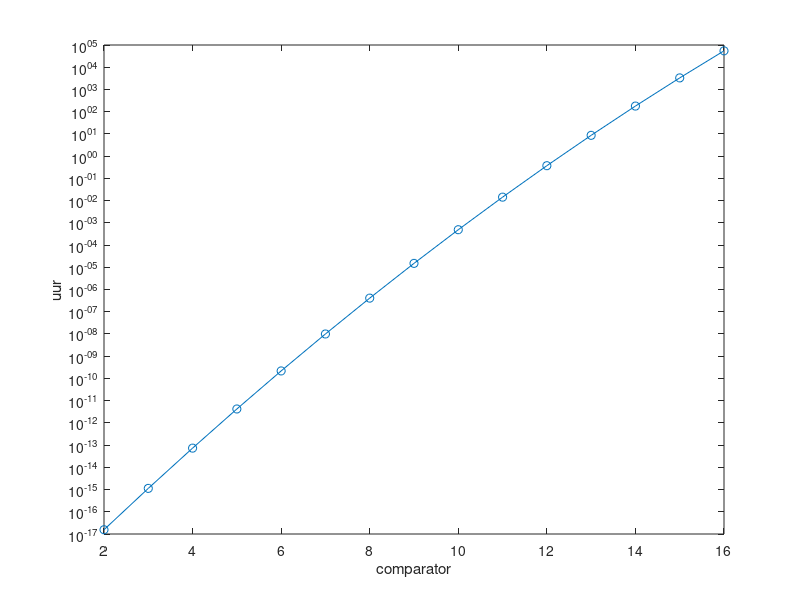
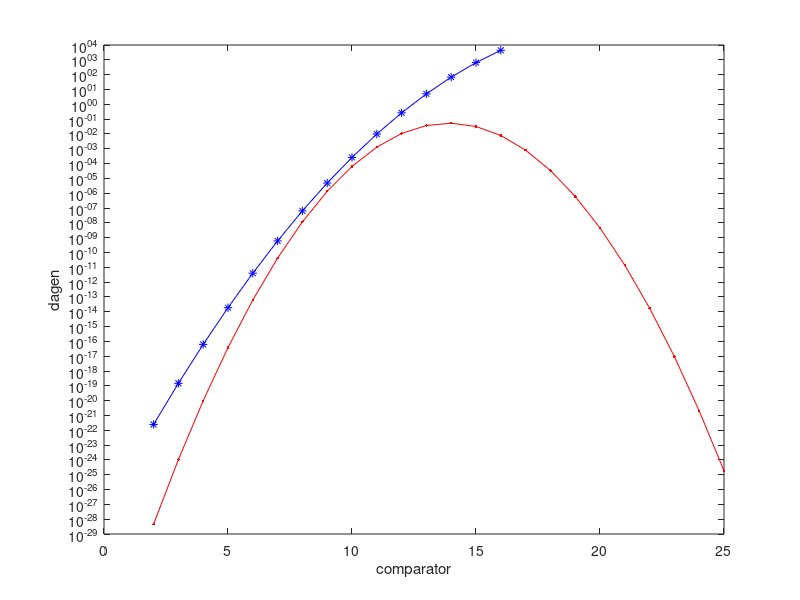

Here is the MATLAB script that generated these plots, in order:
clc
clear all

% waarden

% hours
       %a2 =   1.395e+19; %  (-2.219e+19, 5.009e+19)
       %b2 =       40.15; %(38.39, 41.9)
       %c2 =       4.331; % (4.193, 4.469)
a1 =   1.395e+19;
b1 =       40.15;
c1 =       4.193;

%a1 =   1.395e+19;
%b1 =       40.15;
%c1 =       4.203;

x_b10 = (2:16);
f = @(x) a1*exp(-((x-b1)/c1).^2);

plot(x_b10,f(x_b10), 'o-')
set(gca,'YScale','log')
ylabel('uur')
xlabel('comparator')

%%
x_b10_2 = (2:16);

% days 10
a2 =   3.559e+05;  %(-2.165e+06, 2.878e+06)
b2 =       21.05;  %(16.24, 25.86)
c2 =       2.409;  %(1.731, 3.087)

       %a2 =   9.089e+04  %(-5.204e+05, 7.022e+05)
       %b2 =       20.12  %(15.54, 24.7)
       %c2 =       2.274  %(1.59, 2.958)

%a2 =        7744  %(-3.848e+04, 5.397e+04)
%b2 =       18.44  %(14.36, 22.52)
%c2 =       2.008  %(1.319, 2.697)

f2 = @(x) a2*exp(-((x-b2)/c2).^2);

% days 9
       a3 =      0.0532  %(0.05281, 0.05358)
       b3 =       13.91  %(13.9, 13.92)
       c3 =       1.509  %(1.497, 1.522)
f3 = @(x) a3*exp(-((x-b3)/c3).^2);

figure
plot(x_b10_2,f2(x_b10_2), 'b*-')
set(gca,'YScale','log')
ylabel('dagen')
xlabel('comparator')
hold on
plot((2:25), f3((2:25)), 'r.-');